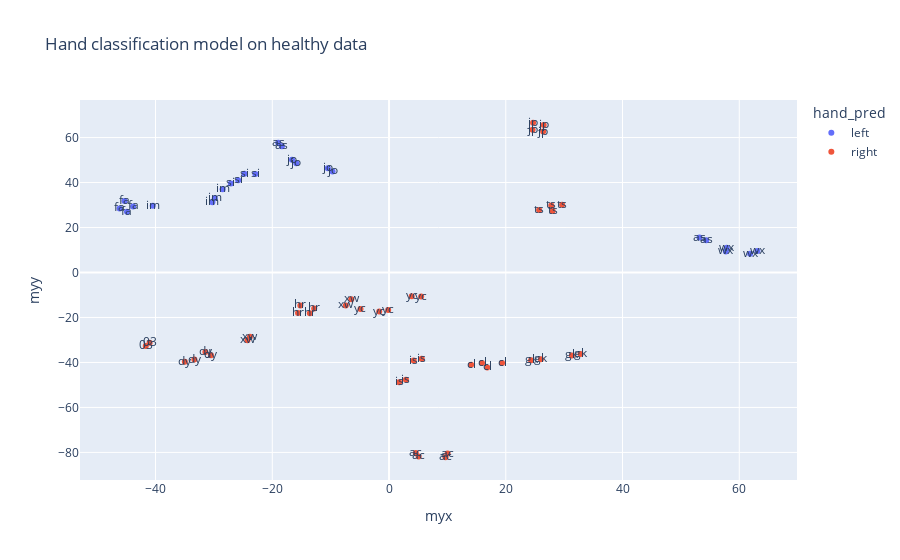

Notebook code cell kept with this figure:
### Markdown cell above
#### plots

### Code cell
tsne_input = df_healthy.iloc[:,:24].to_numpy()
data_tsne = TSNE(n_components=2, learning_rate='auto', init='random', perplexity=3).fit_transform(tsne_input)

data_tsne = pd.DataFrame(data_tsne, columns=['myx', 'myy'])

data_tsne['hand_pred'] = knn.predict(df_healthy.iloc[:,:24])
data_tsne['subject_ids'] = df_healthy['subject_id'].to_numpy()

fig = px.scatter(data_tsne, 
                    x='myx', y='myy',
                    color='hand_pred', text='subject_ids',
                    title='Hand classification model on healthy data'
)
fig.show()

### Figure 1 — Plotly figure (JSON) as saved in the notebook; plotly's stock layout.template omitted (floating-point values rounded to 4 significant figures)
{"data": [{"hovertemplate": "hand_pred=left<br>myx=%{x}<br>myy=%{y}<br>subject_ids=%{text}<extra></extra>", "legendgroup": "left", "marker": {"color": "#636efa", "symbol": "circle"}, "mode": "markers+text", "name": "left", "orientation": "v", "showlegend": true, "text": ["fa", "fa", "fa", "fa", "as", "as", "as", "as", "im", "im", "im", "im", "si", "si", "si", "si", "jo", "jo", "jo", "jo", "wx", "wx", "wx", "wx"], "type": "scatter", "x": [-45.32, -43.84, -46.16, -44.89, 53.18, 54.33, -18.36, -18.99, -40.48, -28.51, -29.85, -30.27, -25.84, -27.09, -22.9, -24.78, -9.681, -15.89, -16.62, -10.49, 57.85, 57.69, 63.1, 61.86], "xaxis": "x", "y": [31.79, 29.36, 28.51, 27.01, 15.53, 14.36, 56.18, 57.67, 29.65, 37.02, 32.97, 31.29, 41.06, 39.62, 43.83, 43.86, 44.92, 48.58, 50.14, 46.39, 11.02, 9.364, 9.563, 8.341], "yaxis": "y"}, {"hovertemplate": "hand_pred=right<br>myx=%{x}<br>myy=%{y}<br>subject_ids=%{text}<extra></extra>", "legendgroup": "right", "marker": {"color": "#EF553B", "symbol": "circle"}, "mode": "markers+text", "name": "right", "orientation": "v", "showlegend": true, "text": ["xw", "xw", "xw", "xw", "hr", "hr", "hr", "hr", "cl", "cl", "cl", "cl", "ts", "ts", "ts", "ts", "dy", "dy", "dy", "dy", "gk", "gk", "gk", "gk", "jp", "jp", "jp", "jp", "03", "03", "ac", "ac", "ac", "ac", "yc", "yc", "yc", "yc", "yc", "is", "is", "is", "is"], "type": "scatter", "x": [-23.83, -24.25, -7.41, -6.46, -15.19, -12.82, -15.59, -13.56, 19.36, 16.82, 14.06, 15.93, 28.03, 25.71, 29.65, 27.8, -33.35, -34.98, -31.46, -30.5, 26.02, 24.33, 32.81, 31.33, 24.59, 26.4, 26.49, 24.68, -41.01, -41.67, 10.03, 9.671, 4.585, 5.068, -0.1483, -4.891, -1.683, 3.877, 5.502, 1.729, 2.896, 5.597, 4.212], "xaxis": "x", "y": [-28.55, -30.11, -14.66, -11.9, -14.64, -15.99, -17.96, -18.07, -40.2, -42.22, -41.05, -40.23, 27.34, 27.78, 30.12, 29.79, -38.72, -39.64, -35.34, -36.83, -38.56, -39.06, -36.2, -36.85, 63.52, 62.66, 65.62, 66.58, -31.19, -32.67, -80.5, -82.14, -80.21, -81.76, -16.68, -16.27, -17.36, -10.54, -10.71, -48.83, -47.68, -38.34, -39.18], "yaxis": "y"}], "layout": {"legend": {"title": {"text": "hand_pred"}, "tracegroupgap": 0}, "title": {"text": "Hand classification model on healthy data"}, "xaxis": {"anchor": "y", "domain": [0, 1], "title": {"text": "myx"}}, "yaxis": {"anchor": "x", "domain": [0, 1], "title": {"text": "myy"}}}}
